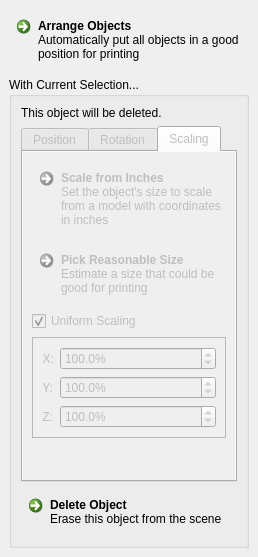
<?xml version="1.0" encoding="UTF-8"?>
<ui version="4.0">
 <class>PositionObjectsPanel</class>
 <widget class="QDockWidget" name="PositionObjectsPanel">
  <property name="geometry">
   <rect>
    <x>0</x>
    <y>0</y>
    <width>258</width>
    <height>557</height>
   </rect>
  </property>
  <property name="sizePolicy">
   <sizepolicy hsizetype="MinimumExpanding" vsizetype="Preferred">
    <horstretch>0</horstretch>
    <verstretch>0</verstretch>
   </sizepolicy>
  </property>
  <property name="minimumSize">
   <size>
    <width>258</width>
    <height>483</height>
   </size>
  </property>
  <property name="features">
   <set>QDockWidget::DockWidgetClosable|QDockWidget::DockWidgetMovable</set>
  </property>
  <property name="allowedAreas">
   <set>Qt::LeftDockWidgetArea|Qt::RightDockWidgetArea</set>
  </property>
  <property name="windowTitle">
   <string>Edit Objects</string>
  </property>
  <widget class="QWidget" name="dockWidgetContents">
   <layout class="QVBoxLayout" name="verticalLayout">
    <item>
     <widget class="QCommandLinkButton" name="autoArrange">
      <property name="text">
       <string>Arrange Objects</string>
      </property>
      <property name="description">
       <string>Automatically put all objects in a good position for printing</string>
      </property>
     </widget>
    </item>
    <item>
     <widget class="QGroupBox" name="positionObjectsCurrentSelectionGroupBox">
      <property name="enabled">
       <bool>true</bool>
      </property>
      <property name="title">
       <string>With Current Selection...</string>
      </property>
      <property name="flat">
       <bool>false</bool>
      </property>
      <property name="checkable">
       <bool>false</bool>
      </property>
      <layout class="QVBoxLayout" name="verticalLayout_2">
       <item>
        <widget class="QLabel" name="deletingObjectLabel">
         <property name="text">
          <string>This object will be deleted.</string>
         </property>
        </widget>
       </item>
       <item>
        <widget class="QTabWidget" name="selectionTabs">
         <property name="enabled">
          <bool>false</bool>
         </property>
         <property name="currentIndex">
          <number>2</number>
         </property>
         <widget class="QWidget" name="positionTab">
          <attribute name="title">
           <string>Position</string>
          </attribute>
          <layout class="QVBoxLayout" name="verticalLayout_3">
           <property name="spacing">
            <number>0</number>
           </property>
           <property name="margin">
            <number>0</number>
           </property>
           <item>
            <widget class="QScrollArea" name="scrollArea_3">
             <property name="frameShape">
              <enum>QFrame::NoFrame</enum>
             </property>
             <property name="horizontalScrollBarPolicy">
              <enum>Qt::ScrollBarAlwaysOff</enum>
             </property>
             <property name="widgetResizable">
              <bool>true</bool>
             </property>
             <widget class="QWidget" name="scrollAreaWidgetContents_3">
              <property name="geometry">
               <rect>
                <x>0</x>
                <y>0</y>
                <width>214</width>
                <height>324</height>
               </rect>
              </property>
              <layout class="QVBoxLayout" name="verticalLayout_8">
               <item>
                <widget class="QCommandLinkButton" name="putOnTray">
                 <property name="text">
                  <string>Put on Tray</string>
                 </property>
                 <property name="description">
                  <string>Reposition vertically to set the base on the tray surface</string>
                 </property>
                </widget>
               </item>
               <item>
                <widget class="QFrame" name="positionGrid">
                 <property name="frameShape">
                  <enum>QFrame::StyledPanel</enum>
                 </property>
                 <property name="frameShadow">
                  <enum>QFrame::Raised</enum>
                 </property>
                 <layout class="QFormLayout" name="formLayout">
                  <item row="0" column="0">
                   <widget class="QLabel" name="label">
                    <property name="sizePolicy">
                     <sizepolicy hsizetype="Minimum" vsizetype="Preferred">
                      <horstretch>0</horstretch>
                      <verstretch>0</verstretch>
                     </sizepolicy>
                    </property>
                    <property name="maximumSize">
                     <size>
                      <width>20</width>
                      <height>16777215</height>
                     </size>
                    </property>
                    <property name="text">
                     <string>X:</string>
                    </property>
                    <property name="alignment">
                     <set>Qt::AlignRight|Qt::AlignTrailing|Qt::AlignVCenter</set>
                    </property>
                   </widget>
                  </item>
                  <item row="0" column="1">
                   <widget class="QDoubleSpinBox" name="positionX">
                    <property name="buttonSymbols">
                     <enum>QAbstractSpinBox::UpDownArrows</enum>
                    </property>
                    <property name="accelerated">
                     <bool>true</bool>
                    </property>
                    <property name="suffix">
                     <string> mm</string>
                    </property>
                    <property name="minimum">
                     <double>-500.000000000000000</double>
                    </property>
                    <property name="maximum">
                     <double>500.000000000000000</double>
                    </property>
                   </widget>
                  </item>
                  <item row="1" column="1">
                   <widget class="QDoubleSpinBox" name="positionY">
                    <property name="accelerated">
                     <bool>true</bool>
                    </property>
                    <property name="suffix">
                     <string> mm</string>
                    </property>
                    <property name="minimum">
                     <double>-500.000000000000000</double>
                    </property>
                    <property name="maximum">
                     <double>500.000000000000000</double>
                    </property>
                   </widget>
                  </item>
                  <item row="2" column="1">
                   <widget class="QDoubleSpinBox" name="positionZ">
                    <property name="accelerated">
                     <bool>true</bool>
                    </property>
                    <property name="suffix">
                     <string> mm</string>
                    </property>
                    <property name="minimum">
                     <double>-500.000000000000000</double>
                    </property>
                    <property name="maximum">
                     <double>500.000000000000000</double>
                    </property>
                   </widget>
                  </item>
                  <item row="1" column="0">
                   <widget class="QLabel" name="label_2">
                    <property name="sizePolicy">
                     <sizepolicy hsizetype="Minimum" vsizetype="Preferred">
                      <horstretch>0</horstretch>
                      <verstretch>0</verstretch>
                     </sizepolicy>
                    </property>
                    <property name="maximumSize">
                     <size>
                      <width>20</width>
                      <height>16777215</height>
                     </size>
                    </property>
                    <property name="text">
                     <string>Y:</string>
                    </property>
                    <property name="alignment">
                     <set>Qt::AlignRight|Qt::AlignTrailing|Qt::AlignVCenter</set>
                    </property>
                   </widget>
                  </item>
                  <item row="2" column="0">
                   <widget class="QLabel" name="label_3">
                    <property name="sizePolicy">
                     <sizepolicy hsizetype="Minimum" vsizetype="Preferred">
                      <horstretch>0</horstretch>
                      <verstretch>0</verstretch>
                     </sizepolicy>
                    </property>
                    <property name="maximumSize">
                     <size>
                      <width>20</width>
                      <height>16777215</height>
                     </size>
                    </property>
                    <property name="text">
                     <string>Z:</string>
                    </property>
                    <property name="alignment">
                     <set>Qt::AlignRight|Qt::AlignTrailing|Qt::AlignVCenter</set>
                    </property>
                   </widget>
                  </item>
                 </layout>
                </widget>
               </item>
               <item>
                <spacer name="verticalSpacer">
                 <property name="orientation">
                  <enum>Qt::Vertical</enum>
                 </property>
                 <property name="sizeHint" stdset="0">
                  <size>
                   <width>20</width>
                   <height>10</height>
                  </size>
                 </property>
                </spacer>
               </item>
              </layout>
             </widget>
            </widget>
           </item>
          </layout>
         </widget>
         <widget class="QWidget" name="rotationTab">
          <attribute name="title">
           <string>Rotation</string>
          </attribute>
          <layout class="QVBoxLayout" name="verticalLayout_4">
           <property name="spacing">
            <number>0</number>
           </property>
           <property name="margin">
            <number>0</number>
           </property>
           <item>
            <widget class="QScrollArea" name="scrollArea_2">
             <property name="frameShape">
              <enum>QFrame::NoFrame</enum>
             </property>
             <property name="horizontalScrollBarPolicy">
              <enum>Qt::ScrollBarAlwaysOff</enum>
             </property>
             <property name="widgetResizable">
              <bool>true</bool>
             </property>
             <widget class="QWidget" name="scrollAreaWidgetContents_2">
              <property name="geometry">
               <rect>
                <x>0</x>
                <y>0</y>
                <width>214</width>
                <height>324</height>
               </rect>
              </property>
              <layout class="QVBoxLayout" name="verticalLayout_7">
               <item>
                <widget class="QCommandLinkButton" name="findBestRotation">
                 <property name="text">
                  <string>Find Best Rotation</string>
                 </property>
                 <property name="description">
                  <string>Orient the object to the best build rotation</string>
                 </property>
                </widget>
               </item>
               <item>
                <widget class="QFrame" name="rotationGrid">
                 <property name="frameShape">
                  <enum>QFrame::StyledPanel</enum>
                 </property>
                 <property name="frameShadow">
                  <enum>QFrame::Raised</enum>
                 </property>
                 <layout class="QFormLayout" name="formLayout_2">
                  <item row="0" column="0">
                   <widget class="QLabel" name="label_7">
                    <property name="sizePolicy">
                     <sizepolicy hsizetype="Minimum" vsizetype="Preferred">
                      <horstretch>0</horstretch>
                      <verstretch>0</verstretch>
                     </sizepolicy>
                    </property>
                    <property name="maximumSize">
                     <size>
                      <width>20</width>
                      <height>16777215</height>
                     </size>
                    </property>
                    <property name="text">
                     <string>X:</string>
                    </property>
                    <property name="alignment">
                     <set>Qt::AlignRight|Qt::AlignTrailing|Qt::AlignVCenter</set>
                    </property>
                   </widget>
                  </item>
                  <item row="0" column="1">
                   <widget class="QDoubleSpinBox" name="rotationX">
                    <property name="buttonSymbols">
                     <enum>QAbstractSpinBox::UpDownArrows</enum>
                    </property>
                    <property name="accelerated">
                     <bool>false</bool>
                    </property>
                    <property name="suffix">
                     <string> deg</string>
                    </property>
                    <property name="minimum">
                     <double>-360.000000000000000</double>
                    </property>
                    <property name="maximum">
                     <double>360.000000000000000</double>
                    </property>
                    <property name="singleStep">
                     <double>90.000000000000000</double>
                    </property>
                   </widget>
                  </item>
                  <item row="1" column="1">
                   <widget class="QDoubleSpinBox" name="rotationY">
                    <property name="accelerated">
                     <bool>false</bool>
                    </property>
                    <property name="suffix">
                     <string> deg</string>
                    </property>
                    <property name="minimum">
                     <double>-360.000000000000000</double>
                    </property>
                    <property name="maximum">
                     <double>360.000000000000000</double>
                    </property>
                    <property name="singleStep">
                     <double>90.000000000000000</double>
                    </property>
                   </widget>
                  </item>
                  <item row="2" column="1">
                   <widget class="QDoubleSpinBox" name="rotationZ">
                    <property name="accelerated">
                     <bool>false</bool>
                    </property>
                    <property name="suffix">
                     <string> deg</string>
                    </property>
                    <property name="minimum">
                     <double>-360.000000000000000</double>
                    </property>
                    <property name="maximum">
                     <double>360.000000000000000</double>
                    </property>
                    <property name="singleStep">
                     <double>90.000000000000000</double>
                    </property>
                   </widget>
                  </item>
                  <item row="1" column="0">
                   <widget class="QLabel" name="label_9">
                    <property name="sizePolicy">
                     <sizepolicy hsizetype="Minimum" vsizetype="Preferred">
                      <horstretch>0</horstretch>
                      <verstretch>0</verstretch>
                     </sizepolicy>
                    </property>
                    <property name="maximumSize">
                     <size>
                      <width>20</width>
                      <height>16777215</height>
                     </size>
                    </property>
                    <property name="text">
                     <string>Y:</string>
                    </property>
                    <property name="alignment">
                     <set>Qt::AlignRight|Qt::AlignTrailing|Qt::AlignVCenter</set>
                    </property>
                   </widget>
                  </item>
                  <item row="2" column="0">
                   <widget class="QLabel" name="label_8">
                    <property name="sizePolicy">
                     <sizepolicy hsizetype="Minimum" vsizetype="Preferred">
                      <horstretch>0</horstretch>
                      <verstretch>0</verstretch>
                     </sizepolicy>
                    </property>
                    <property name="maximumSize">
                     <size>
                      <width>20</width>
                      <height>16777215</height>
                     </size>
                    </property>
                    <property name="text">
                     <string>Z:</string>
                    </property>
                    <property name="alignment">
                     <set>Qt::AlignRight|Qt::AlignTrailing|Qt::AlignVCenter</set>
                    </property>
                   </widget>
                  </item>
                 </layout>
                </widget>
               </item>
               <item>
                <spacer name="verticalSpacer_2">
                 <property name="orientation">
                  <enum>Qt::Vertical</enum>
                 </property>
                 <property name="sizeHint" stdset="0">
                  <size>
                   <width>20</width>
                   <height>123</height>
                  </size>
                 </property>
                </spacer>
               </item>
              </layout>
             </widget>
            </widget>
           </item>
          </layout>
         </widget>
         <widget class="QWidget" name="scalingTab">
          <attribute name="title">
           <string>Scaling</string>
          </attribute>
          <layout class="QVBoxLayout" name="verticalLayout_5">
           <property name="margin">
            <number>0</number>
           </property>
           <item>
            <widget class="QScrollArea" name="scrollArea">
             <property name="frameShape">
              <enum>QFrame::NoFrame</enum>
             </property>
             <property name="horizontalScrollBarPolicy">
              <enum>Qt::ScrollBarAlwaysOff</enum>
             </property>
             <property name="widgetResizable">
              <bool>true</bool>
             </property>
             <widget class="QWidget" name="scrollAreaWidgetContents">
              <property name="geometry">
               <rect>
                <x>0</x>
                <y>0</y>
                <width>214</width>
                <height>324</height>
               </rect>
              </property>
              <layout class="QVBoxLayout" name="verticalLayout_6">
               <item>
                <widget class="QCommandLinkButton" name="scaleFromInches">
                 <property name="text">
                  <string>Scale from Inches</string>
                 </property>
                 <property name="description">
                  <string>Set the object's size to scale from a model with coordinates in inches</string>
                 </property>
                </widget>
               </item>
               <item>
                <widget class="QCommandLinkButton" name="pickReasonableSize">
                 <property name="text">
                  <string>Pick Reasonable Size</string>
                 </property>
                 <property name="description">
                  <string>Estimate a size that could be good for printing</string>
                 </property>
                </widget>
               </item>
               <item>
                <widget class="QCheckBox" name="uniformScalingCheckbox">
                 <property name="text">
                  <string>Uniform Scaling</string>
                 </property>
                 <property name="checked">
                  <bool>true</bool>
                 </property>
                </widget>
               </item>
               <item>
                <widget class="QFrame" name="scalingGrid">
                 <property name="frameShape">
                  <enum>QFrame::StyledPanel</enum>
                 </property>
                 <property name="frameShadow">
                  <enum>QFrame::Raised</enum>
                 </property>
                 <layout class="QFormLayout" name="formLayout_3">
                  <item row="0" column="0">
                   <widget class="QLabel" name="label_10">
                    <property name="sizePolicy">
                     <sizepolicy hsizetype="Minimum" vsizetype="Preferred">
                      <horstretch>0</horstretch>
                      <verstretch>0</verstretch>
                     </sizepolicy>
                    </property>
                    <property name="maximumSize">
                     <size>
                      <width>20</width>
                      <height>16777215</height>
                     </size>
                    </property>
                    <property name="text">
                     <string>X:</string>
                    </property>
                    <property name="alignment">
                     <set>Qt::AlignRight|Qt::AlignTrailing|Qt::AlignVCenter</set>
                    </property>
                   </widget>
                  </item>
                  <item row="0" column="1">
                   <widget class="QDoubleSpinBox" name="scalingX">
                    <property name="buttonSymbols">
                     <enum>QAbstractSpinBox::UpDownArrows</enum>
                    </property>
                    <property name="accelerated">
                     <bool>false</bool>
                    </property>
                    <property name="prefix">
                     <string/>
                    </property>
                    <property name="suffix">
                     <string>%</string>
                    </property>
                    <property name="decimals">
                     <number>1</number>
                    </property>
                    <property name="minimum">
                     <double>0.000000000000000</double>
                    </property>
                    <property name="maximum">
                     <double>10000.000000000000000</double>
                    </property>
                    <property name="singleStep">
                     <double>5.000000000000000</double>
                    </property>
                    <property name="value">
                     <double>100.000000000000000</double>
                    </property>
                   </widget>
                  </item>
                  <item row="1" column="1">
                   <widget class="QDoubleSpinBox" name="scalingY">
                    <property name="readOnly">
                     <bool>false</bool>
                    </property>
                    <property name="accelerated">
                     <bool>false</bool>
                    </property>
                    <property name="suffix">
                     <string>%</string>
                    </property>
                    <property name="decimals">
                     <number>1</number>
                    </property>
                    <property name="minimum">
                     <double>0.000000000000000</double>
                    </property>
                    <property name="maximum">
                     <double>10000.000000000000000</double>
                    </property>
                    <property name="singleStep">
                     <double>5.000000000000000</double>
                    </property>
                    <property name="value">
                     <double>100.000000000000000</double>
                    </property>
                   </widget>
                  </item>
                  <item row="2" column="1">
                   <widget class="QDoubleSpinBox" name="scalingZ">
                    <property name="readOnly">
                     <bool>false</bool>
                    </property>
                    <property name="accelerated">
                     <bool>false</bool>
                    </property>
                    <property name="suffix">
                     <string>%</string>
                    </property>
                    <property name="decimals">
                     <number>1</number>
                    </property>
                    <property name="minimum">
                     <double>0.000000000000000</double>
                    </property>
                    <property name="maximum">
                     <double>10000.000000000000000</double>
                    </property>
                    <property name="singleStep">
                     <double>5.000000000000000</double>
                    </property>
                    <property name="value">
                     <double>100.000000000000000</double>
                    </property>
                   </widget>
                  </item>
                  <item row="1" column="0">
                   <widget class="QLabel" name="label_12">
                    <property name="sizePolicy">
                     <sizepolicy hsizetype="Minimum" vsizetype="Preferred">
                      <horstretch>0</horstretch>
                      <verstretch>0</verstretch>
                     </sizepolicy>
                    </property>
                    <property name="maximumSize">
                     <size>
                      <width>20</width>
                      <height>16777215</height>
                     </size>
                    </property>
                    <property name="text">
                     <string>Y:</string>
                    </property>
                    <property name="alignment">
                     <set>Qt::AlignRight|Qt::AlignTrailing|Qt::AlignVCenter</set>
                    </property>
                   </widget>
                  </item>
                  <item row="2" column="0">
                   <widget class="QLabel" name="label_11">
                    <property name="sizePolicy">
                     <sizepolicy hsizetype="Minimum" vsizetype="Preferred">
                      <horstretch>0</horstretch>
                      <verstretch>0</verstretch>
                     </sizepolicy>
                    </property>
                    <property name="maximumSize">
                     <size>
                      <width>20</width>
                      <height>16777215</height>
                     </size>
                    </property>
                    <property name="text">
                     <string>Z:</string>
                    </property>
                    <property name="alignment">
                     <set>Qt::AlignRight|Qt::AlignTrailing|Qt::AlignVCenter</set>
                    </property>
                   </widget>
                  </item>
                 </layout>
                </widget>
               </item>
               <item>
                <spacer name="verticalSpacer_3">
                 <property name="orientation">
                  <enum>Qt::Vertical</enum>
                 </property>
                 <property name="sizeType">
                  <enum>QSizePolicy::Expanding</enum>
                 </property>
                 <property name="sizeHint" stdset="0">
                  <size>
                   <width>20</width>
                   <height>10</height>
                  </size>
                 </property>
                </spacer>
               </item>
              </layout>
             </widget>
            </widget>
           </item>
          </layout>
         </widget>
        </widget>
       </item>
       <item>
        <widget class="QCommandLinkButton" name="deleteObject">
         <property name="text">
          <string>Delete Object</string>
         </property>
         <property name="description">
          <string>Erase this object from the scene</string>
         </property>
        </widget>
       </item>
      </layout>
     </widget>
    </item>
   </layout>
  </widget>
 </widget>
 <resources/>
 <connections/>
</ui>
